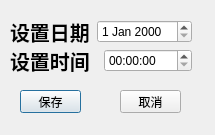
<?xml version="1.0" encoding="UTF-8"?>
<ui version="4.0">
 <class>settime</class>
 <widget class="QDialog" name="settime">
  <property name="geometry">
   <rect>
    <x>0</x>
    <y>0</y>
    <width>215</width>
    <height>135</height>
   </rect>
  </property>
  <property name="minimumSize">
   <size>
    <width>215</width>
    <height>135</height>
   </size>
  </property>
  <property name="maximumSize">
   <size>
    <width>215</width>
    <height>135</height>
   </size>
  </property>
  <property name="windowTitle">
   <string>Dialog</string>
  </property>
  <widget class="QPushButton" name="save_pushButton">
   <property name="geometry">
    <rect>
     <x>20</x>
     <y>90</y>
     <width>61</width>
     <height>23</height>
    </rect>
   </property>
   <property name="text">
    <string>保存</string>
   </property>
  </widget>
  <widget class="QPushButton" name="cancle_pushButton">
   <property name="geometry">
    <rect>
     <x>120</x>
     <y>90</y>
     <width>61</width>
     <height>23</height>
    </rect>
   </property>
   <property name="text">
    <string>取消</string>
   </property>
  </widget>
  <widget class="QWidget" name="layoutWidget">
   <property name="geometry">
    <rect>
     <x>10</x>
     <y>20</y>
     <width>182</width>
     <height>52</height>
    </rect>
   </property>
   <layout class="QVBoxLayout" name="verticalLayout">
    <item>
     <layout class="QHBoxLayout" name="horizontalLayout">
      <item>
       <widget class="QLabel" name="label">
        <property name="font">
         <font>
          <family>楷体</family>
          <pointsize>15</pointsize>
          <weight>75</weight>
          <bold>true</bold>
         </font>
        </property>
        <property name="text">
         <string>设置日期</string>
        </property>
       </widget>
      </item>
      <item>
       <widget class="QDateEdit" name="dateEdit"/>
      </item>
     </layout>
    </item>
    <item>
     <layout class="QHBoxLayout" name="horizontalLayout_2">
      <item>
       <widget class="QLabel" name="label_2">
        <property name="font">
         <font>
          <family>楷体</family>
          <pointsize>15</pointsize>
          <weight>75</weight>
          <bold>true</bold>
         </font>
        </property>
        <property name="text">
         <string>设置时间</string>
        </property>
       </widget>
      </item>
      <item>
       <widget class="QTimeEdit" name="timeEdit"/>
      </item>
     </layout>
    </item>
   </layout>
  </widget>
 </widget>
 <resources/>
 <connections/>
</ui>
